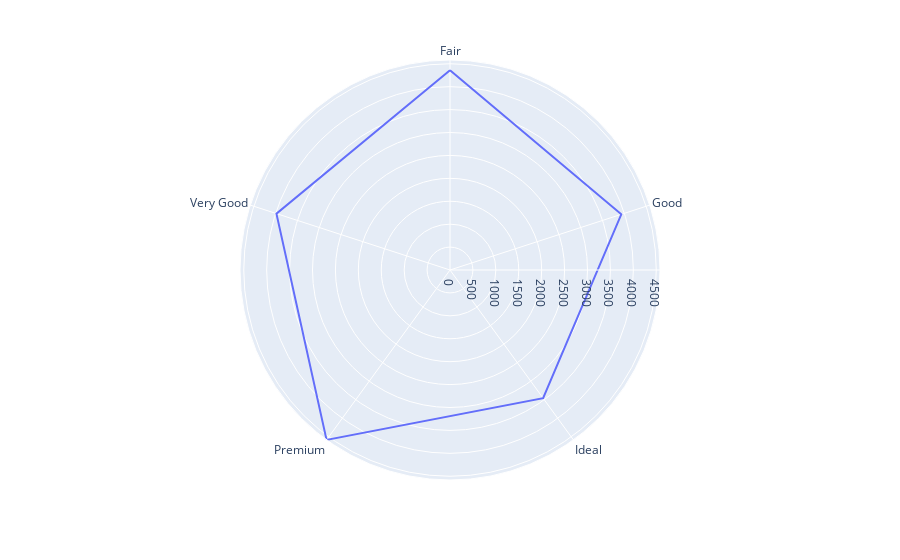

Notebook code cell kept with this figure:
### Code cell
df1 = diamonds.groupby('cut')['price'].mean().to_frame()
df1.reset_index(inplace=True)
fig = px.line_polar(df1, r='price', theta='cut', line_close=True)
figsize=(5,5)
fig.show()

### Figure 1 — Plotly figure (JSON) as saved in the notebook; plotly's stock layout.template omitted (floating-point values rounded to 4 significant figures)
{"data": [{"hovertemplate": "price=%{r}<br>cut=%{theta}<extra></extra>", "legendgroup": "", "line": {"color": "#636efa", "dash": "solid"}, "marker": {"symbol": "circle"}, "mode": "lines", "name": "", "r": [4358.0, 3930.0, 3457.0, 4582.0, 3982.0, 4358.0], "showlegend": false, "subplot": "polar", "theta": ["Fair", "Good", "Ideal", "Premium", "Very Good", "Fair"], "type": "scatterpolar"}], "layout": {"legend": {"tracegroupgap": 0}, "margin": {"t": 60}, "polar": {"angularaxis": {"direction": "clockwise", "rotation": 90}, "domain": {"x": [0, 1], "y": [0, 1]}}}}
